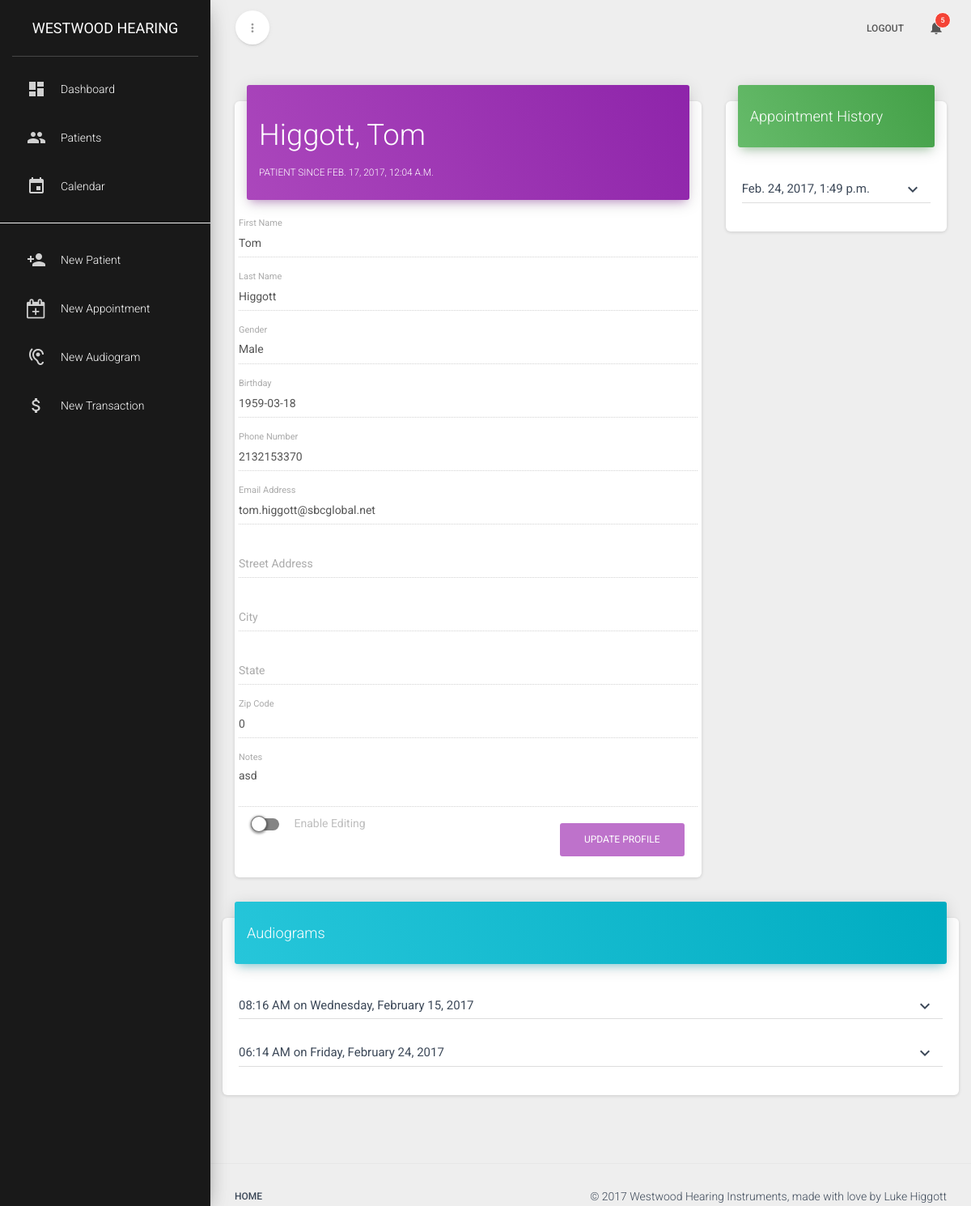
The page /patient/1/ (signed in) on the database as committed earlier.
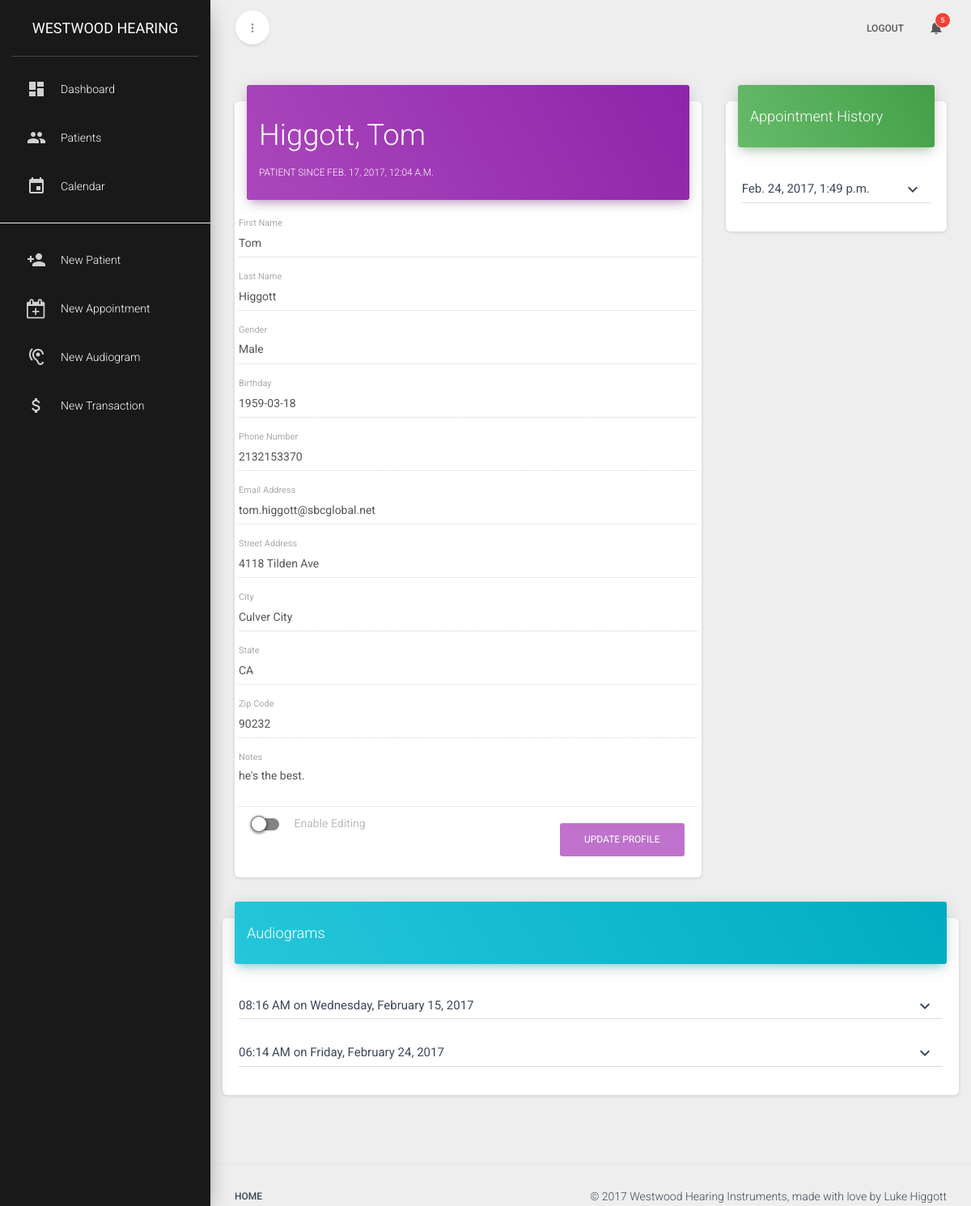
The same page on the database as committed later.
### OMS/models.py (models this page shows, shortened)
class Patient(models.Model):
	fname = models.CharField('First Name', max_length=30, blank=True)
	lname = models.CharField('Last Name', max_length=30, blank=True)
	gender = models.CharField('Gender', max_length=1, choices=GENDER_CHOICES, default='')
	phone = models.CharField('Phone Number', max_length=10, blank=True)
	email = models.EmailField('Email Address', blank=True)
	street = models.TextField('Street Address', blank=True)
	city = models.TextField('City', blank=True)
	state = models.CharField('State', max_length=2, blank=True)
	zipcode = models.IntegerField('Zip Code', blank=True)
	notes = models.TextField('Notes', blank=True)
	createdate = models.DateTimeField('Became a patient on', auto_now_add=True)
	birthday = models.DateField('Birthday', blank=True)

class Appointment(models.Model):
	patient = models.ForeignKey('Patient', Patient)
	datetime = models.DateTimeField('Visit Date')
	appttype = models.CharField('Appointment Type', max_length=1, choices=APPOINTMENT_TYPE_CHOICES, default='')
	notes = models.TextField('Description and Notes')

class Audiogram(models.Model):
	patient = models.ForeignKey('Patient', Patient)
	timestamp = models.DateTimeField('Test Date', auto_now_add=True)
	L250  = models.SmallIntegerField('Left 250', default="0")
	L500  = models.SmallIntegerField('Left 500', default="0")
	L1000 = models.SmallIntegerField('Left 1000', default="0")
	L1500 = models.SmallIntegerField('Left 1500', default="0")
	L2000 = models.SmallIntegerField('Left 2000', default="0")
	L3000 = models.SmallIntegerField('Left 3000', default="0")
	L4000 = models.SmallIntegerField('Left 4000', default="0")
	L6000 = models.SmallIntegerField('Left 6000', default="0")
	L8000 = models.SmallIntegerField('Left 8000', default="0")
	R250  = models.SmallIntegerField('Right 250', default="0")
	R500  = models.SmallIntegerField('Right 500', default="0")
	R1000 = models.SmallIntegerField('Right 1000', default="0")
	R1500 = models.SmallIntegerField('Right 1500', default="0")
	R2000 = models.SmallIntegerField('Right 2000', default="0")
	R3000 = models.SmallIntegerField('Right 3000', default="0")
	R4000 = models.SmallIntegerField('Right 4000', default="0")
	R6000 = models.SmallIntegerField('Right 6000', default="0")
	R8000 = models.SmallIntegerField('Right 8000', default="0")
	notes = models.TextField('Notes')
	def get_audio_L(self):
  		return [self.L250, self.L500, self.L1000, self.L1500, self.L2000, self.L3000, self.L4000, self.L6000, self.L8000]
	def get_audio_R(self):
  		return [self.R250, self.R500, self.R1000, self.R1500, self.R2000, self.R3000, self.R4000, self.R6000, self.R8000]
	def readable_time(self):
		string = '{0:%I}:{0:%M} {0:%p} on {0:%A}, {0:%B} {0:%d}, {0:%Y}'.format(self.timestamp)
		return string

### OMS/views.py (the view)
# urls.py: url(r'^patient/(?P<id>\d+)/$', views.patient_profile, name='patient-info'),
@login_required
def patient_profile(request, id):
	patient = get_object_or_404(Patient, id=id)
	if request.method == 'POST':
		form = PatientForm(request.POST, instance=patient)
		if form.is_valid():
			form.save()
			return redirect('/patients')
		else:
			return redirect('/')
	else:
		form = PatientForm(instance=patient)
		audiograms = Audiogram.objects.filter(patient__id=id).order_by('timestamp')
		appointments = Appointment.objects.filter(patient__id=id).order_by('datetime')
		return render(request, 'OMS/patient_details.html', {
			'patient': patient,
			'audiograms': audiograms,
			'appointments': appointments,
			'patientform': form,
			}
		)

### OMS/templates/OMS/patient_details.html (shortened to what this page needs)
{% extends 'OMS/base.html' %} {% block title %}{{ patient.lname }}, {{ patient.fname }}{% endblock %} {% load staticfiles %} {% block content %}
<div class="row">
	<div class="col-md-8">
		<div class="card" id="patient-details">
			<div class="card-header" data-background-color="purple">
				<h2>{{ patient.lname }}, {{ patient.fname }}</h2>
				<h6 class="small">Patient since {{ patient.createdate }}</h6>
			</div>
			<div class="card-content">
				<form id="form-details" method="POST">
					{% for field in patientform %}
					<div class="row">
						<div class="form-group label-floating">
							<label for="{{ field.id_for_label }}" class="control-label">{{ field.label }}</label>
							{{ field }}
						</div>
					</div>
					{% endfor %}
					<div class="togglebutton pull-left">
						<label>
							Enable Editing
						</label>
					</div>
					<button type="submit" id="enable-edit-submit" class="btn btn-primary pull-right">Update Profile</button>
					<div class="clearfix"></div>
				</form>
			</div>
		</div>
	</div>
	<div class="col-md-4">
		<div class="card">
			<div class="card-header" data-background-color="green">
				<h4>Appointment History</h4>
			</div>
			<div class="card-content">
				<div id="apptaccordion" class="panel-group" role="tablist" aria-multiselectable="true">
					{% for appt in appointments %}
					<div class="panel panel-default">
						<div class="panel-heading" id="apptheading{{ forloop.counter }}">
							<a role="button" data-toggle="collapse" data-parent="#apptaccordion" href="#apptcollapse{{ forloop.counter }}" aria-expanded="false" aria-controls="collapse{{ forloop.counter }}" class="collapsed">
								<h4 class="panel-title">
									{{ appt.datetime }}
									<i class="material-icons">keyboard_arrow_down</i>
								</h4>
							</a>
						</div>
					</div>
					{% endfor %}
				</div>
			</div>
		</div>
	</div>
</div>
<div class="row">
	<div class="card">
		<div class="card-header" data-background-color="blue">
			<h4 class="section-head">Audiograms</h4>
		</div>
		<div class="card-content">
			<div id="accordion" class="panel-group" role="tablist" aria-multiselectable="true">
				{% for audiogram in audiograms %}
				<div class="panel panel-default">
					<div class="panel-heading" role="tab" id="heading{{ forloop.counter }}">
						<a role="button" data-toggle="collapse" data-parent="#accordion" href="#collapse{{ forloop.counter }}" aria-expanded="false" aria-controls="collapse{{ forloop.counter }}" class="collapsed">
							<h4 class="panel-title">
								{{ audiogram.readable_time }}
								<i class="material-icons">keyboard_arrow_down</i>
							</h4>
						</a>
					</div>
				</div>
				{% endfor %}
			</div>
		</div>
	</div>
</div>
{% endblock %}

### OMS/templates/OMS/base.html (shortened to what this page needs)
<!doctype html>
<html class="perfect-scrollbar-off" lang="en">
<head>
  {% load staticfiles %}
  <link href="{% static 'css/bootstrap.min.css' %}" rel="stylesheet" />
  <link href="{% static 'css/material-dashboard.css' %}" rel="stylesheet" />
  <link href="{% static 'css/style.css' %}" rel="stylesheet" />
  <link href="http://maxcdn.bootstrapcdn.com/font-awesome/latest/css/font-awesome.min.css" rel="stylesheet">
</head>
<body class="">
  <div class="wrapper">
    <div class="sidebar" data-active-color="blue" data-background-color="black">
      <div class="logo">
        <a href="/" class="simple-text">
          Westwood Hearing
        </a>
      </div>
      <div class="sidebar-wrapper">
        <ul class="nav">
          <li>
            <a href="/">
              <i class="material-icons">dashboard</i>
              <p>Dashboard</p>
            </a>
          </li>
          <li>
            <a href="/patients/">
              <i class="material-icons">people</i>
              <p>Patients</p>
            </a>
          </li>
          <li>
            <a href="/calendar/">
              <i class="material-icons">event</i>
              <p>Calendar</p>
            </a>
          </li>
          <hr />
          <li>
            <a href="/patient/new/">
              <i class="material-icons">person_add</i>
              <p>New Patient</p>
            </a>
          </li>
          <li>
            <a href="/appointment/new/">
              <i class="fa fa-calendar-plus-o"></i>
              <p>New Appointment</p>
            </a>
          </li>
          <li>
            <a href="/audiogram/new/">
              <i class="material-icons">hearing</i>
              <p>New Audiogram</p>
            </a>
          </li>
          <li>
            <a href="/trans/new/">
              <i class="material-icons">attach_money</i>
              <p>New Transaction</p>
            </a>
          </li>
        </ul>
      </div>
    </div>
    <div class="main-panel">
      <nav class="navbar navbar-transparent navbar-absolute">
        <div class="container-fluid">
          <div class="navbar-minimize">
            <button id="minimizeSidebar" class="btn btn-round btn-white btn-fill btn-just-icon">
              <i class="material-icons visible-on-sidebar-regular">more_vert</i>
            </button>
          </div>
          <div class="collapse navbar-collapse">
            <ul class="nav navbar-nav navbar-right">
              <li>
                <a href="/logout/">Logout</a>
              </li>
              <li class="dropdown">
                <a href="#" class="dropdown-toggle" data-toggle="dropdown">
                  <i class="material-icons">notifications</i>
                  <span class="notification">5</span>
                </a>
              </li>
            </ul>
          </div>
        </div>
      </nav>
      <div class="content">
        <div class="container-fluid">
          {% block content %} {% endblock %}
        </div>
      </div>
      <footer class="footer">
        <div class="container-fluid">
          <nav class="pull-left">
            <ul>
              <li>
                <a href="/">
                  Home
                </a>
              </li>
            </ul>
          </nav>
          <p class="copyright pull-right">
            &copy;
             Westwood Hearing Instruments, made with love by Luke Higgott
          </p>
        </div>
      </footer>
    </div>
  </div>
</body>
</html>

### OMS/static/css/style.css (style rules this page uses)
textarea { max-height: 200px; overflow: hidden; }

Rows that differ between the two databases and show on the page:
changed Patient "Higgott": street (not shown) → "4118 Tilden Ave"; city (not shown) → "Culver City"; state (not shown) → "CA"; zipcode "0" → "90232"; notes "asd" → "he's the best."
